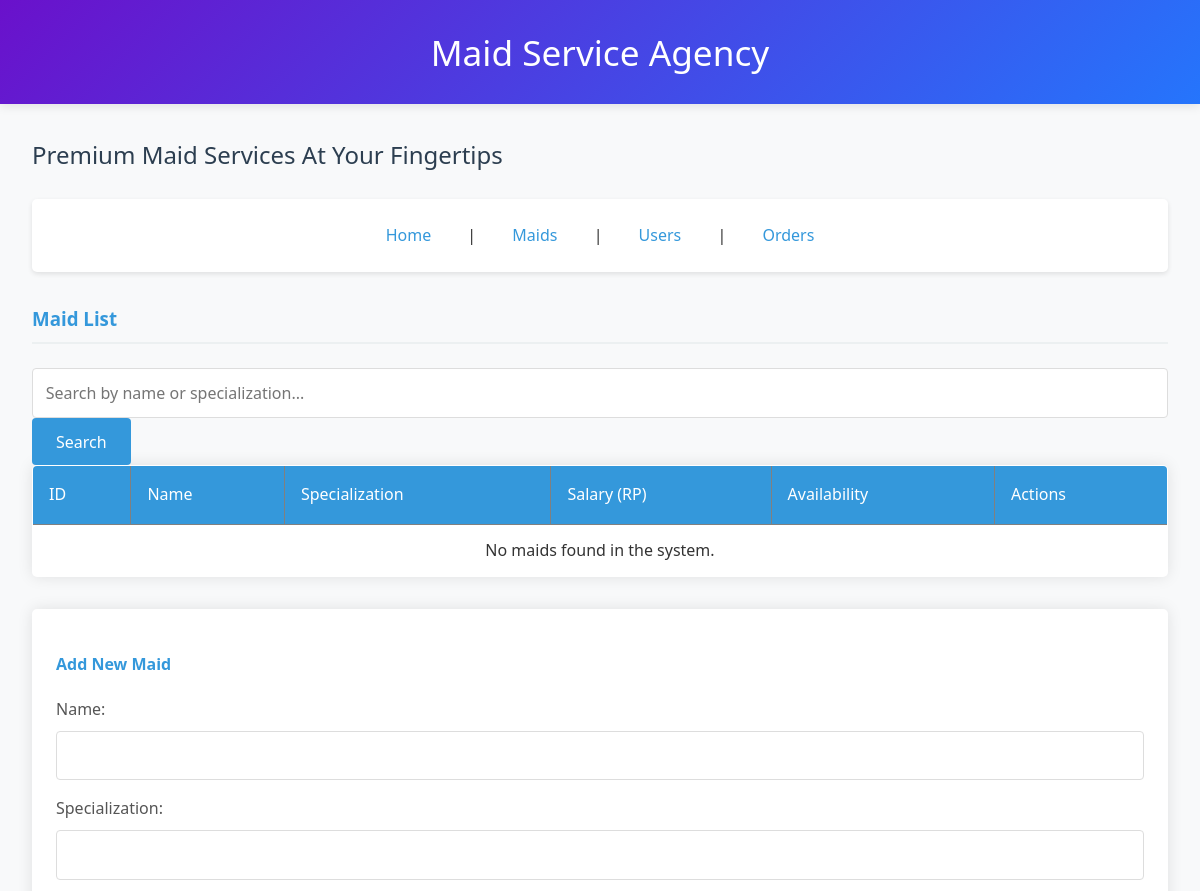
The app's page /?page=maids (upper part), older data.
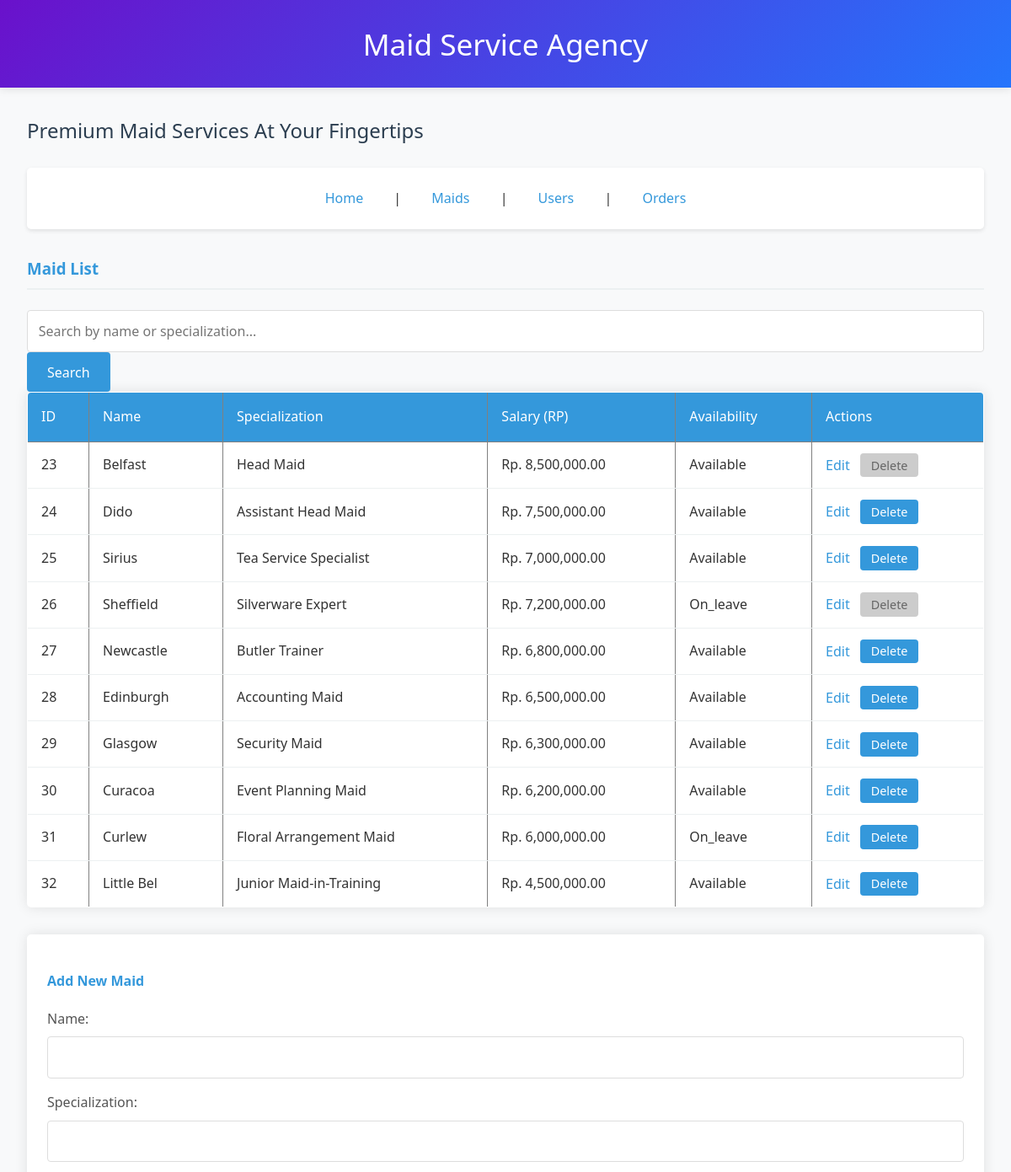
The same page, newer data.
### tables this page shows
CREATE TABLE `maids` (
  `id` int(11) NOT NULL AUTO_INCREMENT,
  `name` varchar(100) NOT NULL,
  `specialization` varchar(100) NOT NULL,
  `salary` decimal(10,2) NOT NULL,
  `availability_status` enum('available','on_leave') NOT NULL DEFAULT 'available',
  `phone` varchar(20) NOT NULL,
  `created_at` timestamp NULL DEFAULT current_timestamp(),
  `updated_at` timestamp NULL DEFAULT current_timestamp() ON UPDATE current_timestamp(),
  PRIMARY KEY (`id`),
  KEY `idx_maid_availability` (`availability_status`),
  CONSTRAINT `chk_salary` CHECK (`salary` >= 0)
);

### config/db.php (called while the page is built, shortened)
<?php
class Database
{
    private $host = "localhost";
    private $username = "root";
    private $password = "";
    private $dbname = "maid_agency";
    public function __construct()
    {
        try {
            $this->conn = new PDO("mysql:host=$this->host;dbname=$this->dbname", $this->username, $this->password);
        } catch (PDOException $e) {
            echo "Connection failed: " . $e->getMessage();
        }
    }
}

### class/Maid.php (called while the page is built, shortened)
<?php
require_once 'config/db.php';
class Maid
{
    private $db;
    public function __construct()
    {
        $this->db = (new Database())->conn;
    }
    public function getAllMaids()
    {
        $stmt = $this->db->prepare("SELECT * FROM maids");
        $stmt->execute();
        return $stmt->fetchAll(PDO::FETCH_ASSOC);
    }
    public function hasMaidTransactions($id)
    {
        $stmt = $this->db->prepare("SELECT COUNT(*) FROM transactions WHERE id_maid = ?");
        $stmt->execute([$id]);
        return (int)$stmt->fetchColumn() > 0;
    }
}

### views/maids.php (the view, shortened to what this page needs)
<?php
$search = isset($_GET['search']) ? trim(htmlspecialchars($_GET['search'])) : '';
$maids = ($search !== '')
    ? $maid->searchMaids($search)
    : $maid->getAllMaids();
?>
<h3>Maid List</h3>
<form method="get" action="">
    <input type="text"
        name="search"
        placeholder="Search by name or specialization..."
        value="<?= $search ?>">
    <button type="submit">Search</button>
</form>
<table border="1" cellpadding="5" cellspacing="0">
    <thead>
        <tr>
            <th>ID</th>
            <th>Name</th>
            <th>Specialization</th>
            <th>Salary (RP)</th>
            <th>Availability</th>
            <th>Actions</th>
        </tr>
    </thead>
    <tbody>
        <?php if (!empty($maids)): ?>
            <?php foreach ($maids as $m): ?>
                <tr>
                    <td><?= $m['id'] ?></td>
                    <td><?= htmlspecialchars($m['name']) ?></td>
                    <td><?= htmlspecialchars($m['specialization']) ?></td>
                    <td>Rp. <?= number_format($m['salary'], 2) ?></td>
                    <td><?= ucfirst($m['availability_status']) ?></td>
                    <td>
                        <a href="?page=maids&edit=<?= $m['id'] ?><?= isset($_GET['search']) ? '&search=' . urlencode($_GET['search']) : '' ?>">Edit</a>
                        <?php if (!$maid->hasMaidTransactions($m['id'])): ?>
                            <form method="post" action="" style="display:inline" onsubmit="return confirm('Are you sure you want to delete this maid?')">
                                <button type="submit">Delete</button>
                            </form>
                        <?php else: ?>
                            <button type="button" class="disabled-btn" title="Cannot delete: This maid has associated transactions" disabled>Delete</button>
                        <?php endif; ?>
                    </td>
                </tr>
            <?php endforeach; ?>
        <?php else: ?>
            <tr>
                <td colspan="6" align="center">
                    No maids found <?= !empty($search) ? 'matching your search' : 'in the system' ?>.
                </td>
            </tr>
        <?php endif; ?>
    </tbody>
</table>
<?php
$editMode = false;
$editMaidData = null;
?>
<div class="form-container mb-4">
    <h4><?php echo $editMode ? 'Edit Maid' : 'Add New Maid'; ?></h4>
    <form method="post" action="">
        <div class="form-group">
            <label for="name">Name:</label>
            <input type="text" name="name" value="<?= $editMode ? htmlspecialchars($editMaidData['name']) : '' ?>" required>
        </div>
        <div class="form-group">
            <label for="specialization">Specialization:</label>
            <input type="text" name="specialization" value="<?= $editMode ? htmlspecialchars($editMaidData['specialization']) : '' ?>" required>
        </div>
    </form>
</div>

Row changes from the older to the newer data that the page shows:
added maids: id "23", name "Belfast", specialization "Head Maid", salary "8,500,000.00", availability_status "Available", shows "Delete"
added maids: id "24", name "Dido", specialization "Assistant Head Maid", salary "7,500,000.00", availability_status "Available"
added maids: id "25", name "Sirius", specialization "Tea Service Specialist", salary "7,000,000.00", availability_status "Available"
added maids: id "26", name "Sheffield", specialization "Silverware Expert", salary "7,200,000.00", availability_status "On_leave", shows "Delete"
added maids: id "27", name "Newcastle", specialization "Butler Trainer", salary "6,800,000.00", availability_status "Available"
added maids: id "28", name "Edinburgh", specialization "Accounting Maid", salary "6,500,000.00", availability_status "Available"
added maids: id "29", name "Glasgow", specialization "Security Maid", salary "6,300,000.00", availability_status "Available"
added maids: id "30", name "Curacoa", specialization "Event Planning Maid", salary "6,200,000.00", availability_status "Available"
added maids: id "31", name "Curlew", specialization "Floral Arrangement Maid", salary "6,000,000.00", availability_status "On_leave"
added maids: id "32", name "Little Bel", specialization "Junior Maid-in-Training", salary "4,500,000.00", availability_status "Available"
Text that changed along with them:
text no longer shown: "No maids found in the system ."
